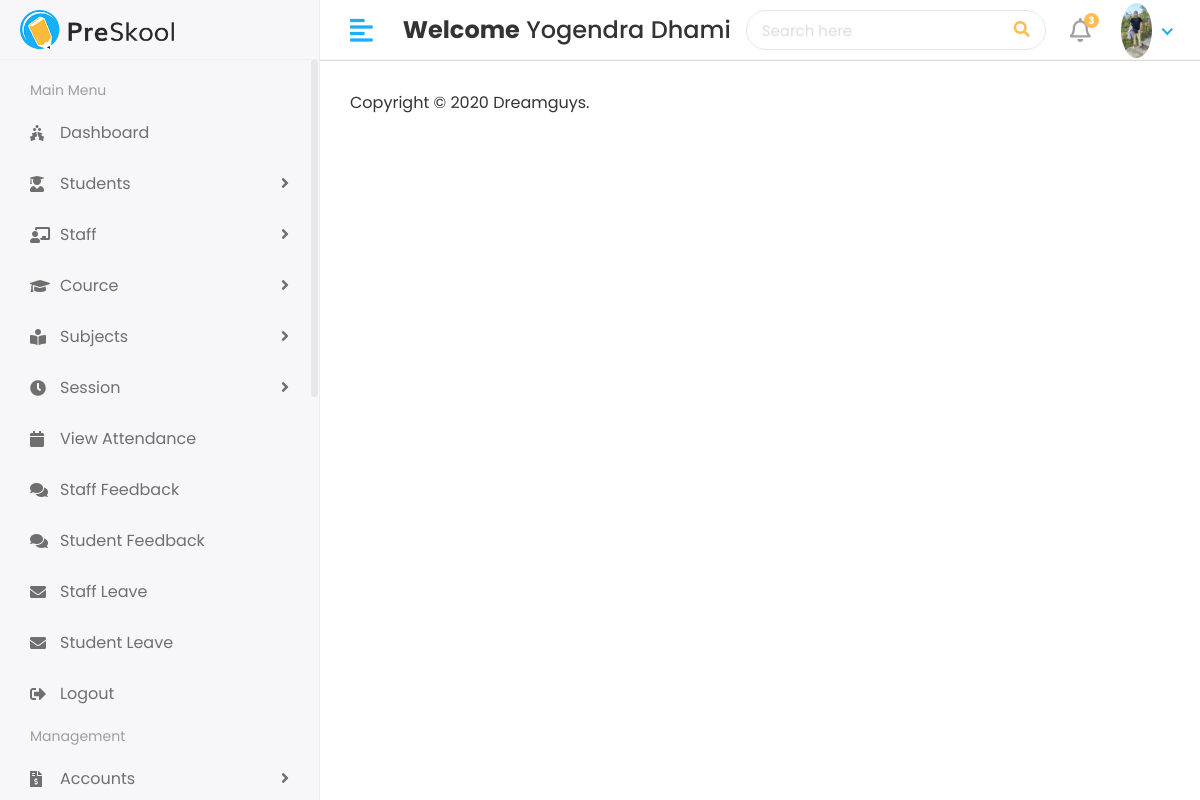
Page / (signed in) on the committed database.
### app_attendance_system/models.py (models this page shows)
class CustomUser(AbstractUser):
    USER = {
        (1, 'HOD'),
        (2, 'STAFF'),
        (3, 'STUDENT'),
    }
    user_type= models.CharField(choices=USER, max_length=1, default=1)
    profile_pic = models.ImageField(upload_to='static/assets/img/profile_pic/')

### app_attendance_system/views.py (the view)
# urls.py: path('', views.Index, name='index'),
def Index(request):
    return render(request, 'layouts/master.html')

### templates/layouts/master.html (shortened to what this page needs)
{% load static %}
<!DOCTYPE html>
<html lang="en">
   <head>
      <link rel="stylesheet" href="{% static 'assets/plugins/bootstrap/css/bootstrap.min.css' %}">
      <link rel="stylesheet" href="{% static 'assets/plugins/fontawesome/css/fontawesome.min.css' %}">
      <link rel="stylesheet" href="{% static 'assets/plugins/fontawesome/css/all.min.css' %}">
      <link rel="stylesheet" href="{% static 'assets/css/style.css' %}">
   </head>
   <body>
      <div class="main-wrapper">
         {% include "components/header.html" %}
         {% include "components/sidebar.html" %}
         <div class="page-wrapper">
            {% include "components/footer.html" %}
      </div>
   </div>
   </body>
</html>

### templates/components/header.html (shortened to what this page needs)
{%load static%}
<div class="header">
    <div class="header-left">
       <a href="index.html" class="logo">
       <img src="{% static 'assets/img/logo.png' %}" alt="Logo">
       </a>
    </div>
    <a href="javascript:void(0);" id="toggle_btn">
    <i class="fas fa-align-left"></i>
    </a>
    <div class="top-nav-search mt-3">
      <h4><strong>Welcome</strong>&nbsp;<span>{{user.first_name}} {{user.last_name}}</span></h4>
    </div>
    <div class="top-nav-search">
       <form>
          <input type="text" class="form-control" placeholder="Search here">
          <button class="btn" type="submit"><i class="fas fa-search"></i></button>
       </form>
    </div>
    <ul class="nav user-menu">
       <li class="nav-item dropdown noti-dropdown">
          <a href="#" class="dropdown-toggle nav-link" data-toggle="dropdown">
          <i class="far fa-bell"></i> <span class="badge badge-pill">3</span>
          </a>
       </li>
       <li class="nav-item dropdown has-arrow">
          <a href="#" class="dropdown-toggle nav-link" data-toggle="dropdown">
            {% if user.profile_pic == "" %}
            <span class="user-img"><img class="rounded-circle" src="{% static 'assets/img/no image.jpg' %}" width=31 width="31" alt="profile pic"></span>
            {% else %}
          <span class="user-img"><img class="rounded-circle" src="/{{user.profile_pic}}" width=31 width="31" alt="profile pic"></span>
          {% endif %}
          </a>
       </li>
    </ul>
 </div>

### static/assets/css/style.css (style rules this page uses)
html { height: 100%; }
body { background-color: #fff; color: #333; font-family: 'Poppins', sans-serif; font-size: 1rem; height: 100%; line-height: 1.5; overflow-x: hidden; }
h1, h2, h3, h4, h5, h6 { font-family: 'Poppins', sans-serif; margin-top: 0; }
.form-control { border: 1px solid #ddd; box-shadow: none; color: #333; font-size: 15px; height: 40px; }
a { color: #009ce7; }
input, button, a { transition: all 0.4s ease; -moz-transition: all 0.4s ease; -o-transition: all 0.4s ease; -ms-transition: all 0.4s ease; -webkit-transition: all 0.4s ease; }
input, input:focus, button, button:focus { outline: none; }
input[type=text], input[type=password] { -webkit-appearance: none; -moz-appearance: none; appearance: none; }
ul, ol { padding: 0px; list-style: none; }
.header { background-color: #fff; border-bottom: 1px solid #f3f3f4; left: 0; position: fixed; right: 0; top: 0; z-index: 1001; height: 60px; }
.header .header-left { float: left; height: 60px; padding: 0 20px; position: relative; width: 320px; z-index: 1; transition: all 0.2s ease-in-out; background-color: #f7f7fa; border-bottom: 1px solid #efefef; border-right: 1px solid #ececf5; display: flex; align-items: center; }
.header .header-left .logo { display: inline-block; line-height: 60px; }
.header .header-left .logo img { max-height: 40px; width: auto; }
.header .dropdown-toggle:after { display: none; }
.header .has-arrow .dropdown-toggle:after { border-top: 0; border-left: 0; border-bottom: 2px solid #18aefa; border-right: 2px solid #18aefa; content: ''; height: 8px; display: inline-block; pointer-events: none; -webkit-transform-origin: 66% 66%; -ms-transform-origin: 66% 66%; transform-origin: 66% 66%; -webkit-transform: rotate(45deg); -ms-transform: rotate(45deg); transform: rotate(45deg); -webkit-transition: all 0.15s ease-in-out; transition: all 0.15s ease-in-out; width: 8px; vertical-align: 0px; }
.user-menu { float: right; margin: 0; position: relative; z-index: 99; padding-right: 15px; }
.user-menu.nav > li > a { color: #a0a0a0; font-size: 14px; line-height: 58px; padding: 0 15px; height: 60px; }
.user-img { margin-right: 3px; position: relative; }
.top-nav-search { float: left; margin-left: 15px; }
.top-nav-search form { margin-top: 10px; position: relative; width: 300px; }
.top-nav-search .form-control { background-color: transparent; border-color: rgba(0, 0, 0, 0.1); border-radius: 50px; color: #ddd; height: 40px; padding: 10px 50px 10px 15px; }
.top-nav-search .btn { background-color: transparent; border-color: transparent; color: #ffbc53; min-height: 40px; padding: 7px 15px; position: absolute; right: 0; top: 0; }
.top-nav-search .form-control::placeholder { color: #ddd; }
.main-wrapper { width: 100%; height: 100vh; min-height: 100vh; }
.page-wrapper { margin-left: 320px; padding-top: 60px; position: relative; transition: all 0.4s ease; }
.user-menu.nav > li > a .badge { background-color: #FFBC53; display: block; font-size: 10px; font-weight: bold; height: 15px; width: 15px; position: absolute; right: 7px; top: 13px; color: #fff; padding: 3px; }
.user-menu.nav > li > a > i { font-size: 1.5rem; line-height: 60px; }
@media (min-width: 992px) { #toggle_btn { align-items: center; color: #18aefa; display: inline-flex; float: left; font-size: 26px; height: 60px; justify-content: center; margin-left: 15px; padding: 0 15px; } }

### rows in the picture
CustomUser: first_name "Yogendra", last_name "Dhami", profile_pic (picture)
